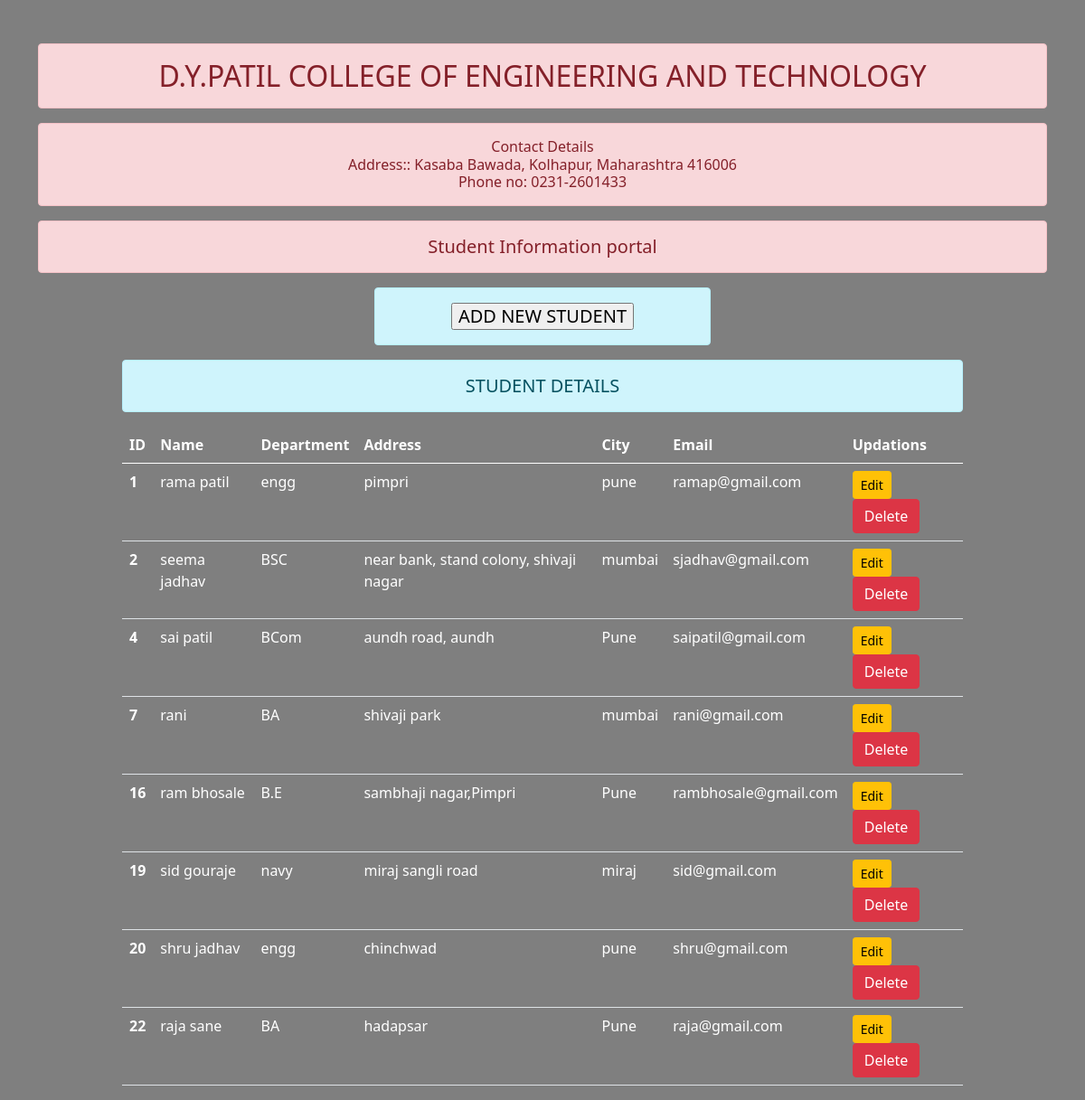
The page /stud/ on the database its author committed.
### enroll/models.py (models this page shows)
class User(models.Model):
    Name = models.CharField(max_length=70)
    Department = models.CharField(max_length=50)
    Address = models.CharField(max_length=500)
    City = models.CharField(max_length=500)
    Email = models.EmailField(max_length=100)
    Password = models.CharField(max_length=100)

### enroll/views.py (the view)
# urls.py: path('stud/', views.add_show, name="addnshow"),
def add_show(request):
    stud = User.objects.all()
    return render(request, 'enroll/addnshow.html', {'stu':stud})

### enroll/templates/enroll/addnshow.html (shortened to what this page needs)
{% extends 'enroll/base.html' %}
{% block content %}
    <div>
      <div class="col-sm-4 offset-4 ">
        <form action="{% url 'adddata' %}" method="post" class="d-inline">
          <h5 class="text-center alert alert-info text-black">
            <input type="submit" value="ADD NEW STUDENT" >
          </h5>
          </form>
      </div>
      <div class="col-sm-10 offset-1">
            <h5 class="text-center alert alert-info">STUDENT DETAILS</h5>
            {% if stu %}
            <table class="table text-white">
                <thead>
                  <tr>
                    <th scope="col">ID</th>
                    <th scope="col">Name</th>
                    <th scope="col">Department</th>
                    <th scope="col">Address</th>
                    <th scope="col">City</th>
                    <th scope="col">Email</th>
                    <th scope="col">Updations</th>
                  </tr>
                </thead>
                <tbody>
                    {% for st in stu %}
                  <tr>
                    <th scope="row">{{st.id}}</th>
                    <td>{{st.Name}}</td>
                    <td>{{st.Department}}</td>
                    <td>{{st.Address}}</td>
                    <td>{{st.City}}</td>
                    <td>{{st.Email}}</td>
                    <td>
                        <a href="{% url 'updatedata' st.id %}" class="btn btn-warning btn-sm">Edit</a>
                        <form action="{% url 'deletedata' st.id %}" method="post" class="d-inline">
                            <input type="submit" value="Delete" class="btn btn-danger">
                        </form>
                    </td>
                  </tr>
                  {% endfor %}
                </tbody>
              </table>
            {% else %}
                <h4 class="text-center alert alert-warning">NO RECORDS FOUND</h4>
            {% endif %}
      </div>
    </div>
{% endblock content%}

### enroll/templates/enroll/base.html (shortened to what this page needs)
<!DOCTYPE html>
{% load static %}
<html lang="en">
<head>
    <link rel="stylesheet" href="{% static 'enroll/css/bootstrap.css' %}">
</head>
<body>
    <div class="container mt-5" >
        <h2 class="text-center alert alert-danger">D.Y.PATIL COLLEGE OF ENGINEERING AND TECHNOLOGY </h2>
        <h6 class="text-center alert alert-danger">Contact Details<br>Address:: Kasaba Bawada, Kolhapur,
            Maharashtra 416006<br>Phone no: 0231-2601433</h6>
        <h5 class="text-center alert alert-danger">Student Information portal</h5>
        {% block content %}
        {% endblock content %}
    </div>
</body>
</html>

### enroll/templates/enroll/base.html (style rules this page uses)
body { background-image: linear-gradient(rgba(0,0,0,0.5),rgba(0,0,0,0.5)),url(https://cache.careers360.mobi/media/presets/720X480/colleges/social-media/media-gallery/2007/2018/10/5/Campus%20view%20of%20DY%20Patil%20College%20of%20Engineering%20and%20Technology_Campus-View.jpg); background-repeat: no-repeat; background-size: cover; }

### rows shown on the page
User: id "1", Name "rama patil", Department "engg", Address "pimpri", City "pune", Email "ramap@gmail.com"
User: id "2", Name "seema jadhav", Department "BSC", Address "near bank, stand colony, shivaji nagar", City "mumbai", Email "sjadhav@gmail.com"
User: id "4", Name "sai patil", Department "BCom", Address "aundh road, aundh", City "Pune", Email "saipatil@gmail.com"
User: id "7", Name "rani", Department "BA", Address "shivaji park", City "mumbai", Email "rani@gmail.com"
User: id "16", Name "ram bhosale", Department "B.E", Address "sambhaji nagar,Pimpri", City "Pune", Email "rambhosale@gmail.com"
User: id "19", Name "sid gouraje", Department "navy", Address "miraj sangli road", City "miraj", Email "sid@gmail.com"
User: id "20", Name "shru jadhav", Department "engg", Address "chinchwad", City "pune", Email "shru@gmail.com"
User: id "22", Name "raja sane", Department "BA", Address "hadapsar", City "Pune", Email "raja@gmail.com"
